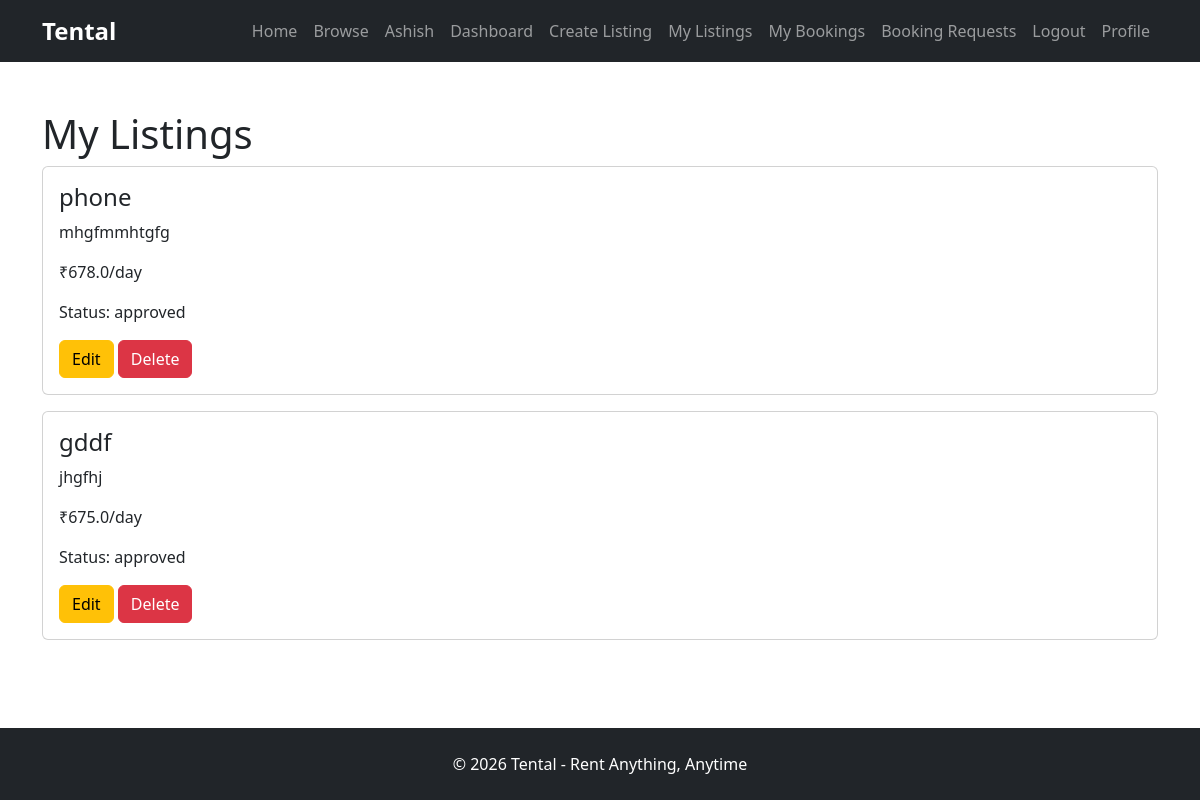
The page /my-listings (signed in) on the database as committed earlier.
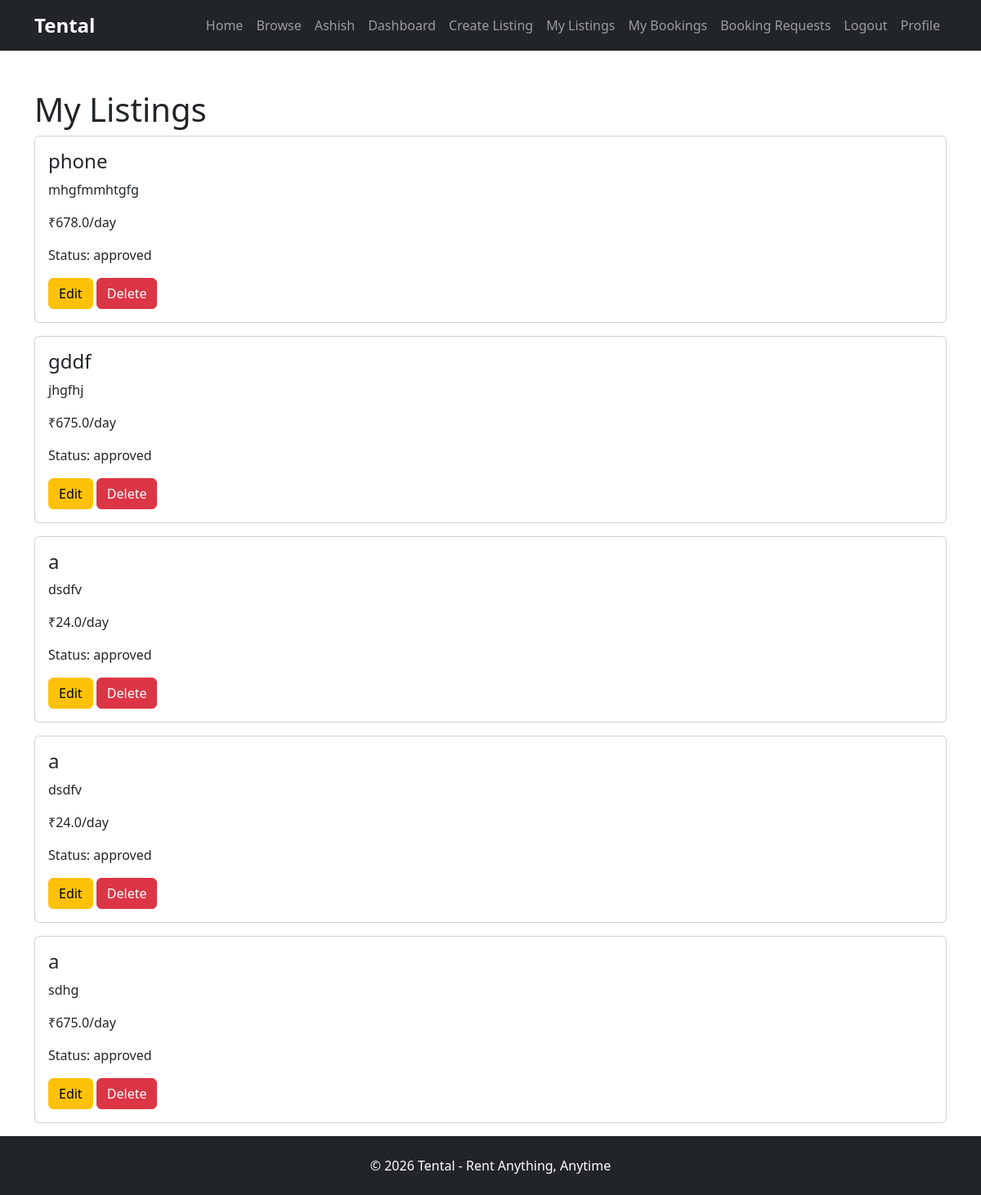
The same page on the database as committed later.
### models/rental_item.py (models this page shows)
class RentalItem(db.Model):
    id = db.Column(db.Integer, primary_key=True)
    title = db.Column(db.String(100), nullable=False)
    description = db.Column(db.Text, nullable=False)
    price_per_day = db.Column(db.Float, nullable=False)
    category = db.Column(db.String(100), nullable=False)
    user_id = db.Column(
        db.Integer,
        db.ForeignKey("user.id"),
        nullable=False
    )
    status = db.Column(
        db.String(20),
        default="pending"
    )
    image = db.Column(
        db.String(255)
    )
    bookings = db.relationship(
        "Booking",
        backref="rental_item",
        lazy=True
    )
    quantity = db.Column(
        db.Integer,
        nullable=False,
        default=1
    )
    security_deposit = db.Column(
        db.Float,
        nullable=False,
        default=0
    )

### routes/main.py (the view)
@main.route("/my-listings")
@login_required
def my_listings():
    rentals = current_user.rentals
    return render_template(
        "my_listings.html",
        rentals=rentals
    )

### models/user.py (called while the page is built)
@login_manager.user_loader
def load_user(user_id):
    return User.query.get(int(user_id))

### templates/my_listings.html
{% extends "base.html" %} {% block content %}
<div class="container mt-5">
  <h1>My Listings</h1>
  {% for rental in rentals %}
  <div class="card mb-3">
    <div class="card-body">
      <h4>{{ rental.title }}</h4>
      <p>{{ rental.description }}</p>
      <p>₹{{ rental.price_per_day }}/day</p>
      <p>Status: {{ rental.status }}</p>
      <a
        href="{{ url_for('main.edit_listing', id=rental.id) }}"
        class="btn btn-warning"
      >
        Edit
      </a>
      <a
        href="{{ url_for('main.delete_listing', id=rental.id) }}"
        class="btn btn-danger"
      >
        Delete
      </a>
    </div>
  </div>
  {% endfor %}
</div>
{% endblock %}

Rows that differ between the two databases and show on the page:
added RentalItem: title "a", description "dsdfv", price_per_day "24.0", status "approved"
added RentalItem: title "a", description "dsdfv", price_per_day "24.0", status "approved"
added RentalItem: title "a", description "sdhg", price_per_day "675.0", status "approved"
